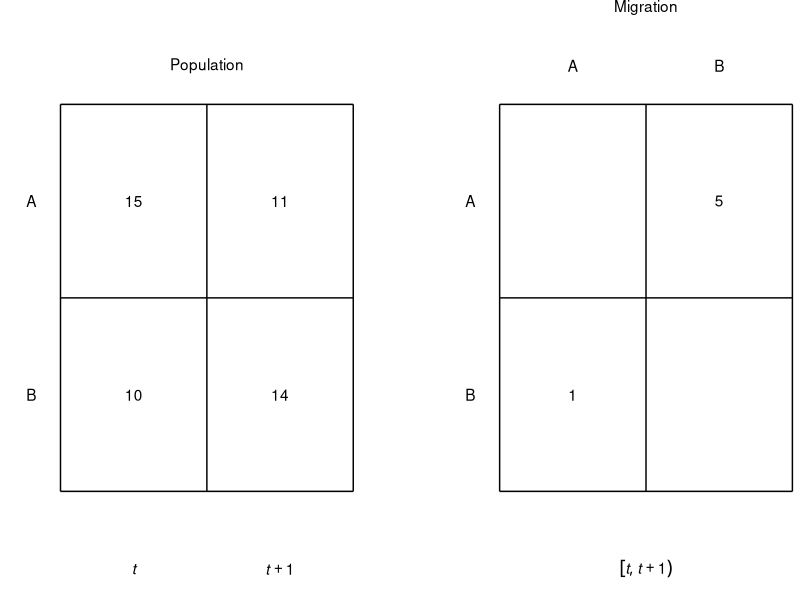

Write R code to recreate this figure.


library(ggplot2)

data_popn_box <- data.frame(x =    c(0, 2, 2, 0, 1, 0),
                            xend = c(2, 2, 0, 0, 1, 2),
                            y =    c(0, 0, 2, 2, 0, 1),
                            yend = c(0, 2, 2, 0, 2, 1))
data_popn_label <- data.frame(x = c(1, 0.5, 1.5, 0.5, 1.5, 0.5, 1.5),
                              y = c(2.2, 0.5, 0.5, 1.5, 1.5, -0.4, -0.4),
                              label = c("Population", 10, 14, 15, 11, "italic(t)", "italic(t)+1"))
data_mig_box <- data.frame(x =     c(3, 5, 5, 3, 4, 3),
                            xend = c(5, 5, 3, 3, 4, 5),
                            y =    c(0, 0, 2, 2, 0, 1),
                            yend = c(0, 2, 2, 0, 2, 1))
data_mig_label <- data.frame(x =   c(4, 3.5,  4.5, 3.5, 4.5,  4, 2.8, 2.8),
                             y =  c(2.5, 0.5, 1.5, 2.2, 2.2, -0.4, 0.5, 1.5),
                             label = c("Migration", 1, 5, "A", "B",
                                       'group("[",list(italic(t),italic(t+1)),")")',
                                       "B", "A"))

data_region_label <- data.frame(x = rep(-0.2, 2),
                                y = c(0.5, 1.5),
                                label = c("B", "A"))
                                       
p <- ggplot(data_popn_box, aes(x = x, y = y)) +
    theme_bw() +
    theme(panel.border = element_blank(),
          panel.grid.major = element_blank(),
          panel.grid.minor = element_blank(),
          axis.text = element_blank(),
          axis.ticks = element_blank()) +
    coord_cartesian(expand = FALSE,
                    clip = "off") +
    ## population
    geom_segment(aes(x = x, y = y, xend = xend, yend = yend),
                 data = data_popn_box) +
    geom_text(aes(label = label),
              data = data_popn_label,
              parse = TRUE) +
    ## mig
    geom_segment(aes(x = x, y = y, xend = xend, yend = yend),
                 data = data_mig_box) +
    geom_text(aes(label = label),
              data = data_mig_label,
              parse = TRUE) +
    ## region labels
    geom_text(aes(label = label),
              data = data_region_label) +
    ## other
    xlab("") +
    ylab("")

graphics.off()
pdf(file = "figures_accounts/fig_account_region.pdf",
    width = 3.2,
    height = 1.8)
plot(p)
dev.off()
